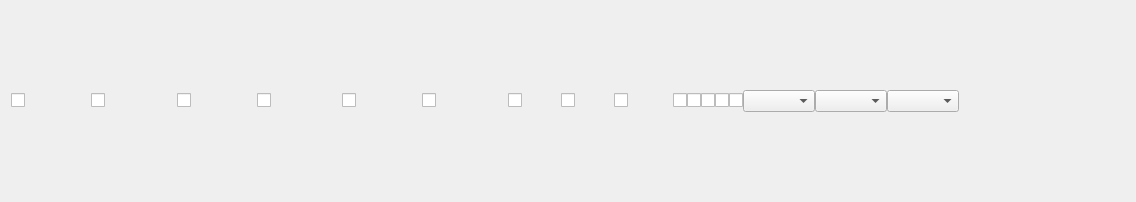
<?xml version="1.0" encoding="UTF-8"?>
<ui version="4.0">
 <class>SubMenuBar</class>
 <widget class="QWidget" name="SubMenuBar">
  <property name="geometry">
   <rect>
    <x>0</x>
    <y>0</y>
    <width>1136</width>
    <height>202</height>
   </rect>
  </property>
  <property name="windowTitle">
   <string>Form</string>
  </property>
  <layout class="QHBoxLayout" name="horizontalLayout">
   <item>
    <widget class="QWidget" name="type_dlg" native="true">
     <layout class="QHBoxLayout" name="horizontalLayout_5">
      <property name="spacing">
       <number>0</number>
      </property>
      <property name="leftMargin">
       <number>0</number>
      </property>
      <property name="topMargin">
       <number>0</number>
      </property>
      <property name="rightMargin">
       <number>0</number>
      </property>
      <property name="bottomMargin">
       <number>0</number>
      </property>
      <item>
       <widget class="WidthButton" name="width_btn">
        <property name="text">
         <string/>
        </property>
       </widget>
      </item>
      <item>
       <widget class="QCheckBox" name="fill_btn">
        <property name="text">
         <string/>
        </property>
       </widget>
      </item>
     </layout>
    </widget>
   </item>
   <item>
    <widget class="GroupDlg" name="blur_dlg" native="true">
     <layout class="QHBoxLayout" name="hLayout_blur_dlg">
      <property name="spacing">
       <number>0</number>
      </property>
      <property name="leftMargin">
       <number>0</number>
      </property>
      <property name="topMargin">
       <number>0</number>
      </property>
      <property name="rightMargin">
       <number>0</number>
      </property>
      <property name="bottomMargin">
       <number>0</number>
      </property>
      <item>
       <widget class="QCheckBox" name="blur_mosaic">
        <property name="text">
         <string/>
        </property>
       </widget>
      </item>
      <item>
       <widget class="QCheckBox" name="blur_smooth">
        <property name="text">
         <string/>
        </property>
       </widget>
      </item>
     </layout>
    </widget>
   </item>
   <item>
    <widget class="GroupDlg" name="counter_dlg" native="true">
     <layout class="QHBoxLayout" name="horizontalLayout_2">
      <property name="spacing">
       <number>0</number>
      </property>
      <property name="leftMargin">
       <number>0</number>
      </property>
      <property name="topMargin">
       <number>0</number>
      </property>
      <property name="rightMargin">
       <number>0</number>
      </property>
      <property name="bottomMargin">
       <number>0</number>
      </property>
      <item>
       <widget class="QCheckBox" name="counter_letter">
        <property name="text">
         <string/>
        </property>
       </widget>
      </item>
      <item>
       <widget class="QCheckBox" name="counter_number">
        <property name="text">
         <string/>
        </property>
       </widget>
      </item>
     </layout>
    </widget>
   </item>
   <item>
    <widget class="GroupDlg" name="arrow_dlg" native="true">
     <layout class="QHBoxLayout" name="hLayout_arrow_dlg">
      <property name="spacing">
       <number>0</number>
      </property>
      <property name="leftMargin">
       <number>0</number>
      </property>
      <property name="topMargin">
       <number>0</number>
      </property>
      <property name="rightMargin">
       <number>0</number>
      </property>
      <property name="bottomMargin">
       <number>0</number>
      </property>
      <item>
       <widget class="QCheckBox" name="arrow_simple">
        <property name="text">
         <string/>
        </property>
       </widget>
      </item>
      <item>
       <widget class="QCheckBox" name="arrow_hollow">
        <property name="text">
         <string/>
        </property>
       </widget>
      </item>
      <item>
       <widget class="QCheckBox" name="arrow_line">
        <property name="text">
         <string/>
        </property>
       </widget>
      </item>
     </layout>
    </widget>
   </item>
   <item>
    <widget class="GroupDlg" name="text_dlg" native="true">
     <layout class="QHBoxLayout" name="hLayout_text_dlg">
      <property name="spacing">
       <number>0</number>
      </property>
      <property name="leftMargin">
       <number>0</number>
      </property>
      <property name="topMargin">
       <number>0</number>
      </property>
      <property name="rightMargin">
       <number>0</number>
      </property>
      <property name="bottomMargin">
       <number>0</number>
      </property>
      <item>
       <widget class="QCheckBox" name="text_bold">
        <property name="text">
         <string/>
        </property>
       </widget>
      </item>
      <item>
       <widget class="QCheckBox" name="text_italic">
        <property name="text">
         <string/>
        </property>
       </widget>
      </item>
      <item>
       <widget class="QCheckBox" name="text_outline">
        <property name="text">
         <string/>
        </property>
       </widget>
      </item>
      <item>
       <widget class="QCheckBox" name="text_underline">
        <property name="text">
         <string/>
        </property>
       </widget>
      </item>
      <item>
       <widget class="QCheckBox" name="text_strikeout">
        <property name="text">
         <string/>
        </property>
       </widget>
      </item>
      <item>
       <widget class="ComboBox" name="font_family"/>
      </item>
      <item>
       <widget class="ComboBox" name="font_style"/>
      </item>
      <item>
       <widget class="ComboBox" name="font_size"/>
      </item>
     </layout>
    </widget>
   </item>
   <item>
    <widget class="QWidget" name="color_Dlg" native="true">
     <layout class="QHBoxLayout" name="hLayout_color_dlg">
      <property name="spacing">
       <number>0</number>
      </property>
      <property name="leftMargin">
       <number>0</number>
      </property>
      <property name="topMargin">
       <number>0</number>
      </property>
      <property name="rightMargin">
       <number>0</number>
      </property>
      <property name="bottomMargin">
       <number>0</number>
      </property>
      <item>
       <widget class="ColorPanel" name="color_panel" native="true"/>
      </item>
     </layout>
    </widget>
   </item>
  </layout>
 </widget>
 <customwidgets>
  <customwidget>
   <class>ComboBox</class>
   <extends>QComboBox</extends>
   <header>combobox.h</header>
  </customwidget>
  <customwidget>
   <class>ColorPanel</class>
   <extends>QWidget</extends>
   <header>colorpanel.h</header>
   <container>1</container>
  </customwidget>
  <customwidget>
   <class>WidthButton</class>
   <extends>QCheckBox</extends>
   <header>widthbutton.h</header>
  </customwidget>
  <customwidget>
   <class>GroupDlg</class>
   <extends>QWidget</extends>
   <header>groupdlg.h</header>
   <container>1</container>
  </customwidget>
 </customwidgets>
 <resources/>
 <connections/>
</ui>
